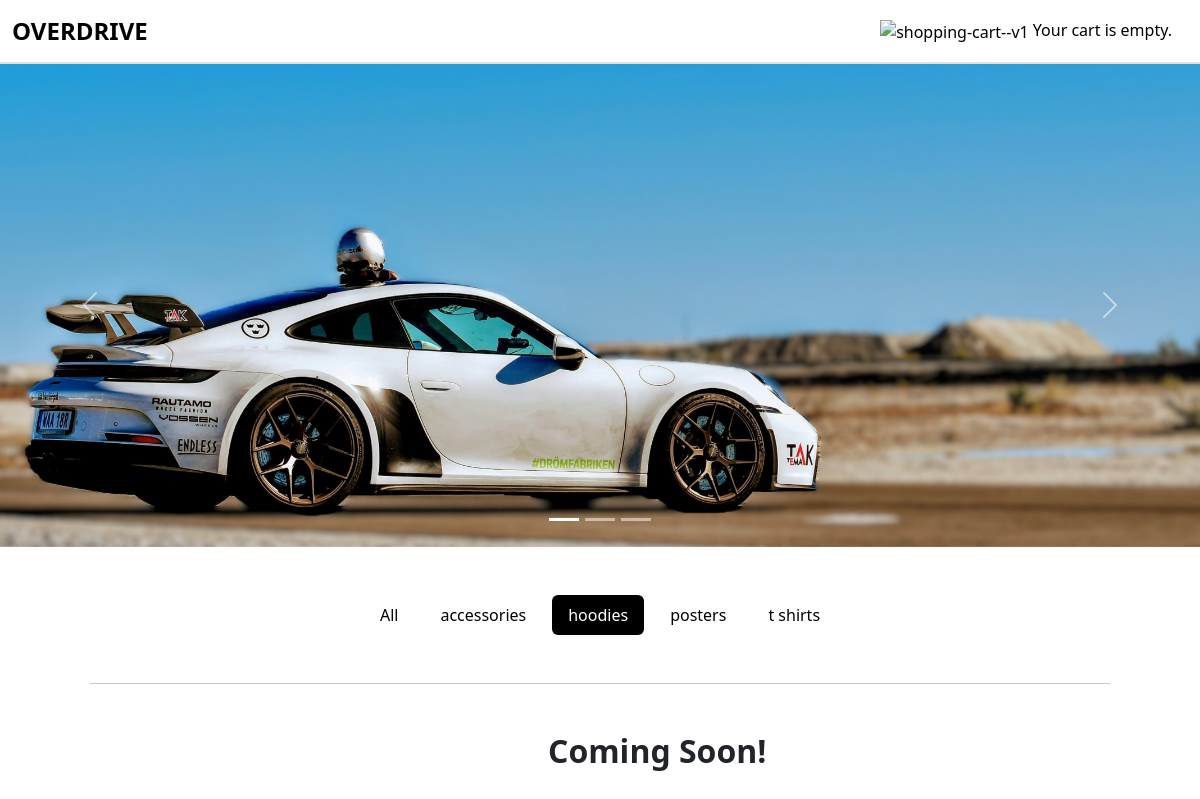
The app's page /hoodies/, older data.
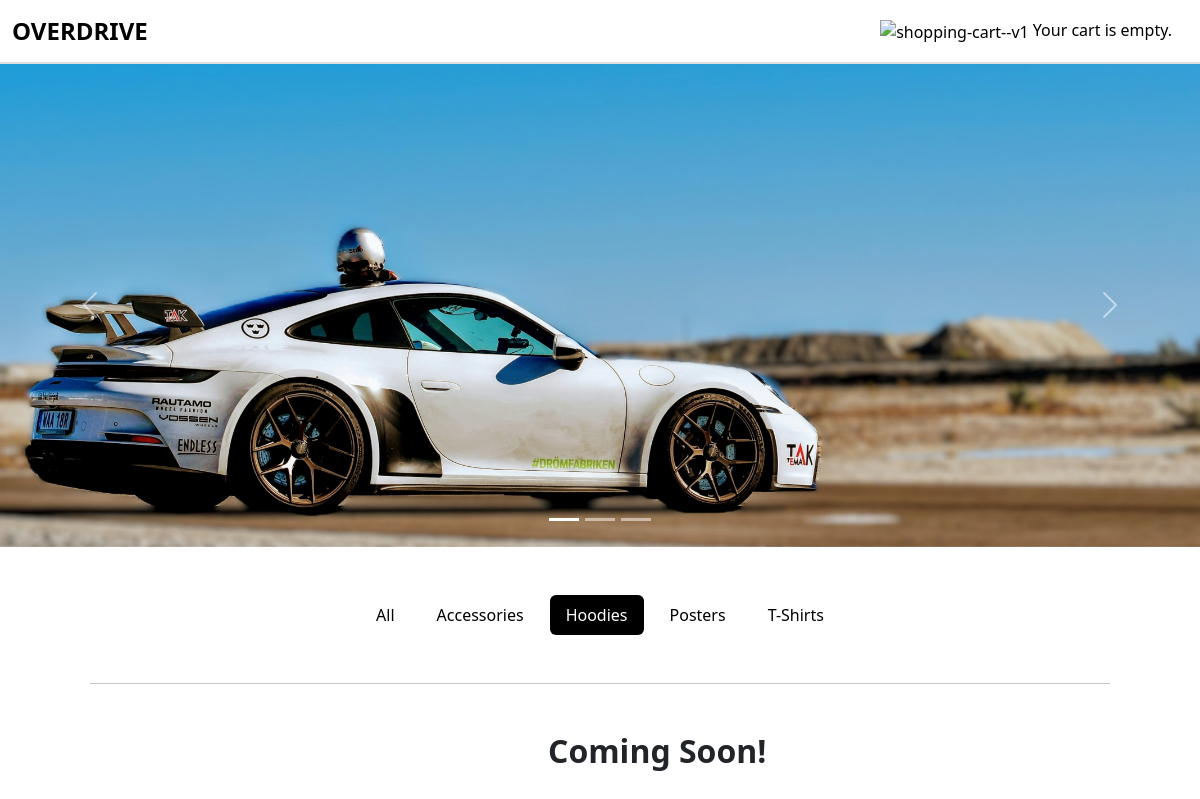
The same page, newer data.
### shop/models.py (models this page shows, shortened)
class Category(models.Model):
    name = models.CharField(max_length=200)
    slug = models.SlugField(max_length=200, unique=True)
    class Meta:
        ordering = ['name']
        indexes = [
        models.Index(fields=['name']),
        ]
        verbose_name = 'category'
        verbose_name_plural = 'categories'
    def get_absolute_url(self):
        return reverse('shop:product_list_by_category', args=[self.slug])

### shop/views.py (the view)
# urls.py: path('', views.product_list, name='product_list'),
def product_list(request, category_slug=None):
    category = None
    categories = Category.objects.all()
    products = Product.objects.all()
    if category_slug:
        category = get_object_or_404(Category, slug=category_slug)
        products = products.filter(category=category)
    return render(request, 'shop/product/list.html', {'category': category, 'categories': categories, 'products': products})

### cart/cart.py (called while the page is built)
    def __len__(self):
        return sum(item['quantity'] for item in self.cart.values())

### cart/context_processor.py (called while the page is built)
def cart(request):
    return {'cart': Cart(request)}

### shop/templates/shop/product/list.html (shortened to what this page needs)
{% extends 'shop/base.html' %}
{% load static %}
{% block content %}
<div id="carouselExampleIndicators" class="carousel slide" data-bs-ride="carousel">
    <div class="carousel-indicators">
        <button type="button" data-bs-target="#carouselExampleIndicators" data-bs-slide-to="0" class="active" aria-current="true" aria-label="Slide 1"></button>
        <button type="button" data-bs-target="#carouselExampleIndicators" data-bs-slide-to="1" aria-label="Slide 2"></button>
        <button type="button" data-bs-target="#carouselExampleIndicators" data-bs-slide-to="2" aria-label="Slide 3"></button>
    </div>
    <div class="carousel-inner">
        <div class="carousel-item active">
            <img src="{% static 'img/carousel/GT3.jpg' %}" class="d-block w-100" alt="Slide 1">
        </div>
    </div>
    <button class="carousel-control-prev" type="button" data-bs-target="#carouselExampleIndicators" data-bs-slide="prev">
        <span class="carousel-control-prev-icon" aria-hidden="true"></span>
    </button>
    <button class="carousel-control-next" type="button" data-bs-target="#carouselExampleIndicators" data-bs-slide="next">
        <span class="carousel-control-next-icon" aria-hidden="true"></span>
    </button>
</div>
<div class="container mt-4">
    <ul class="nav nav-pills mt-5 mb-5 justify-content-center">
        <li class="nav-item">
            <a class="nav-link {% if not category %}active{% endif %}" href="{% url 'shop:product_list' %}">All</a>
        </li>
        {% for c in categories %}
        <li class="nav-item">
            <a class="nav-link {% if category and category.slug == c.slug %}active{% endif %}" href="{{ c.get_absolute_url }}">{{ c.name }}</a>
        </li>
        {% endfor %}
    </ul>
    <hr class="m-5">
    <div class="row row-cols-2 row-cols-sm-3 row-cols-md-4 g-3">
        {% for product in products %}
        <div class="col mb-4">
            <div class="card h-100 border-0 shadow-sm ">
                <img src="{{ product.image.url }}" class="card-img-top" alt="{{ product.name }}">
                <div class="card-body text-center">
                    <h6 class="card-title">{{ product.name }}</h6>
                    <p class="card-text">Price: Rs{{ product.price }}</p>
                    <p class="card-text {% if product.available %}text-success{% else %}text-danger{% endif %}">
                        {% if product.available %}Available{% else %}Out of Stock{% endif %}
                    </p>
                    <a href="{{ product.get_absolute_url }}" class="btn btn-dark btn-sm">Add to Cart</a>
                </div>
            </div>
        </div>
        {% empty %}
        <h1 class="coming-soon pb-5"> Coming Soon!</h1>
        {% endfor %}
    </div>
</div>
{% endblock %}

Row changes from the older to the newer data that the page shows:
removed Category: name "accessories"
removed Category: name "hoodies", slug "hoodies" (drawn)
removed Category: name "posters"
removed Category: name "t shirts"
added Category: name "Accessories"
added Category: name "Hoodies", slug "hoodies" (drawn)
added Category: name "Posters"
added Category: name "T-Shirts"
